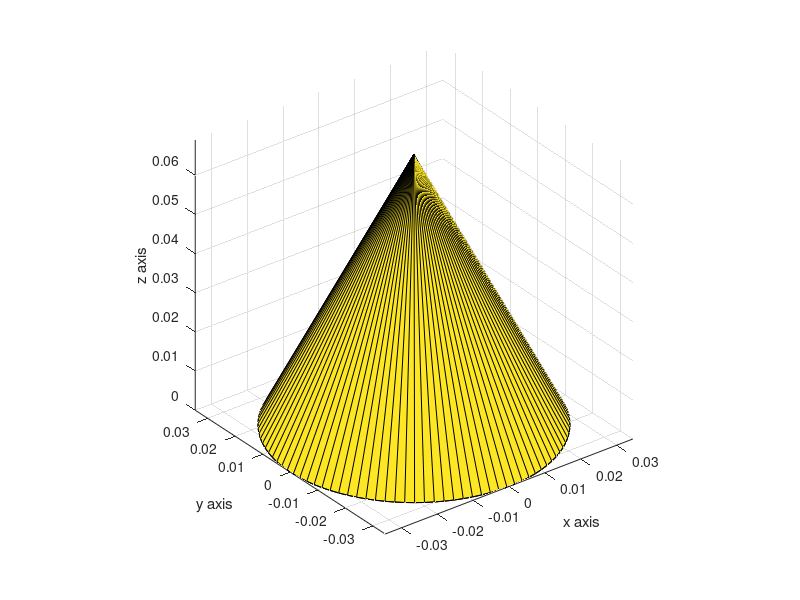

MATLAB code to generate this figure: (Note: this script raises an error after producing the figure.)
% Cylinder1 v1
% Reference object: mug
% Diameter: 9.2cm, radiud: 4.6cm, height: 11.28cm  

close; clear; clc;

for size_idx= 1:4

    scaleReduceFactor = 100;
    rin = (2.2 + size_idx * 0.8)/scaleReduceFactor; 
    rout = rin*1.15;
    
    % Outer part of cone
    r = linspace(0,rout, 2);
    th = linspace(0,2*pi) ;
    [R,T] = meshgrid(r,th) ;
    X_outer= R.*cos(T);
    X_outer = X_outer';
    Y_outer= R.*sin(T);
    Y_outer = Y_outer';
    Z_outer= 2*(rout - R);
    Z_outer = Z_outer';
    surf(X_outer, Y_outer, Z_outer)
    hold on

    % Inner part of cone
    r = linspace(0,rin, 2);
    th = linspace(0,2*pi);
    [R,T] = meshgrid(r,th);
    X_inner = R.*cos(T);
    X_inner = X_inner';
    Y_inner = R.*sin(T);
    Y_inner = Y_inner';
    Z_inner = 2*(rin - R);
    Z_inner = Z_inner';
    surf(X_inner, Y_inner, Z_inner)

    % Bottom part of cone
    hold on
    xin = rin * cos(th); 
    xout = rout * cos(th);
    yin = rin * sin(th); 
    yout = rout * sin(th);
    
    X_bottom = [xin;xout];
    Y_bottom = [yin;yout];
    Z_bottom = zeros(2, length(xout));
    bottom=surf(X_bottom, Y_bottom, Z_bottom);

    size(X_outer)
    size(X_inner)
    size(X_bottom)

    X = [X_outer X_inner X_bottom];
    Y = [Y_outer Y_inner Y_bottom];
    Z = [Z_outer Z_inner Z_bottom];
    
  
    % View
    grid on
    axis equal
    xlabel('x axis');ylabel('y axis');zlabel('z axis')
    
    formatSpec = '%s_%05d%s';
    A = sprintf(formatSpec, "Cone", size_idx, '.stl');
    
    surf2stl(A, X,Y,Z)

end